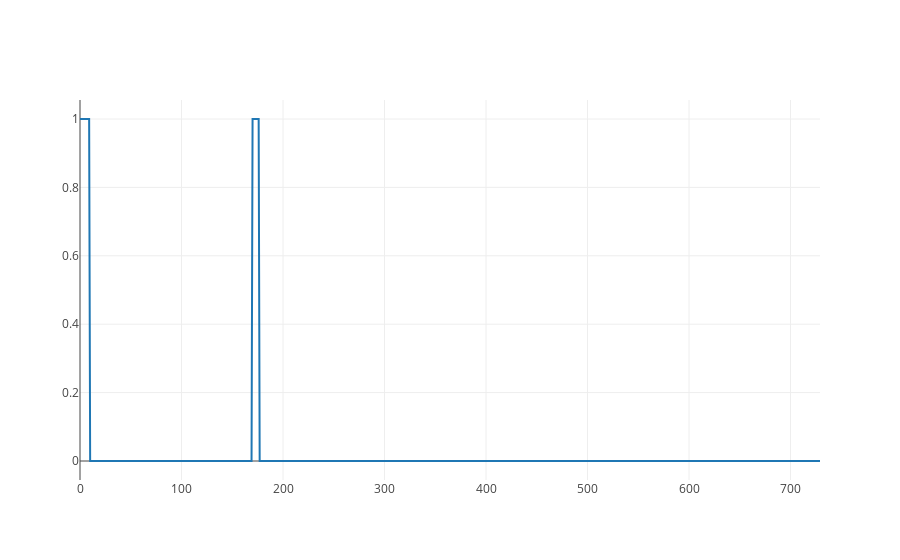

Write notebook code for a chart like this one.
### Code cell
import plotly.plotly as py
import plotly.graph_objs as go


data = [go.Scatter( x=list(range(730)), y=matrix[110] )]
iplot(data, filename='pandas-time-series')

### Figure 1 — Plotly figure (JSON) as saved in the notebook; plotly's stock layout.template omitted (floating-point values rounded to 4 significant figures; data arrays with more than 128 entries replaced by an {"elided": "..."} marker saying what was removed)
{"data": [{"type": "scatter", "x": {"elided": "730 int values"}, "y": {"elided": "730 int values"}}], "layout": {}}
